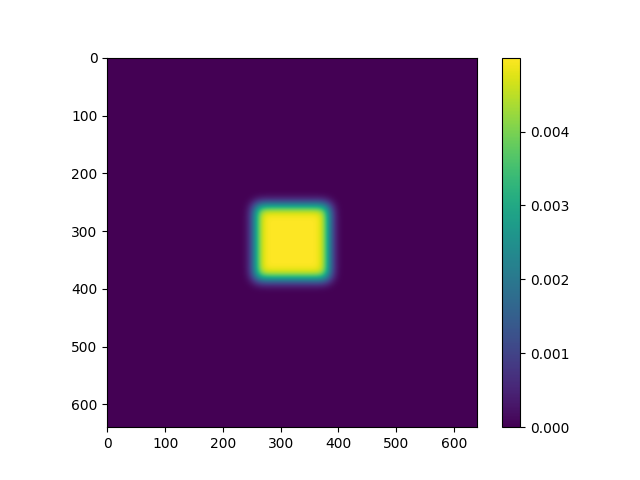

Source code (Python):
import time
import numpy as np
import matplotlib.pyplot as plt

def save_figure(u):
    plt.figure()
    plt.imshow(u)
    plt.colorbar()
    plt.savefig(__file__.rsplit(".", 1)[0] + ".png")
    plt.close()

#@profile
def diffusion_op(u_in):
    return (
        np.roll(u_in, +1, axis=0)
        + np.roll(u_in, -1, axis=0)
        + np.roll(u_in, +1, axis=1)
        + np.roll(u_in, -1, axis=1)
        - 4 * u_in
    )

#@profile
def diffusion(u_in, dt, D=1.0):
    return u_in + dt * D * diffusion_op(u_in)

#@profile
def dropInk(max_iter, save_steps=None):
    u = np.zeros(data_size, dtype=float)

    ink_low = int(data_size[0] * 0.4)
    ink_high = int(data_size[0] * 0.6)
    u[ink_low:ink_high, ink_low:ink_high] = 0.005

    if save_steps is None:
        save_steps = set()

    start = time.time()

    for i in range(max_iter):
        u = diffusion(u, 0.1)

    end = time.time()

    return end - start, u

if __name__ == "__main__":
    data_size = (640, 640)

    save_steps = {100, 200, 400}

    elapsed, u = dropInk(500, save_steps=save_steps)
    save_figure(u)
    print("time elapsed:", elapsed)

# time elapsed: 1.7161164283752441
# kernprof -lv diffusion_numpy.py
# perf stat -e cycles,instructions,cache-references,cache-misses,branches,branch-misses,task-clock,faults,minor-faults,cs,migrations python3 diffusion_numpy.py
